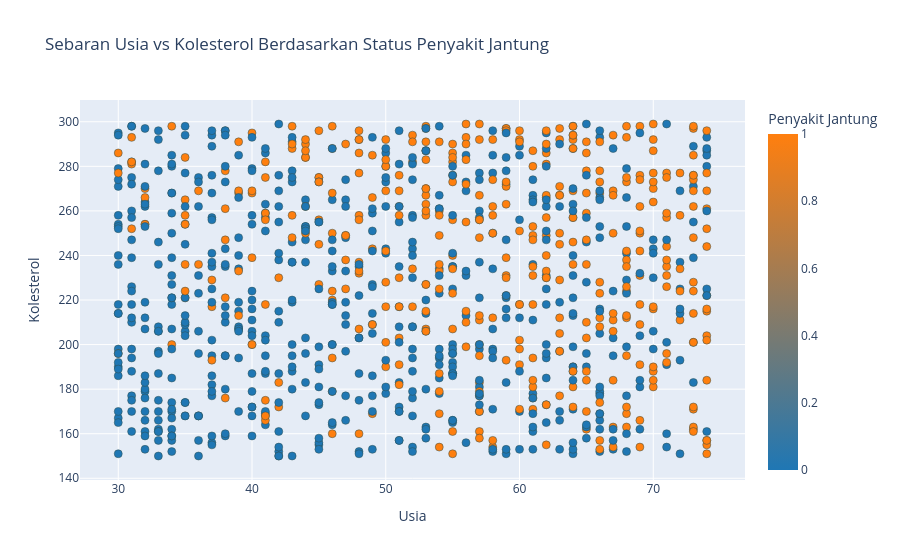
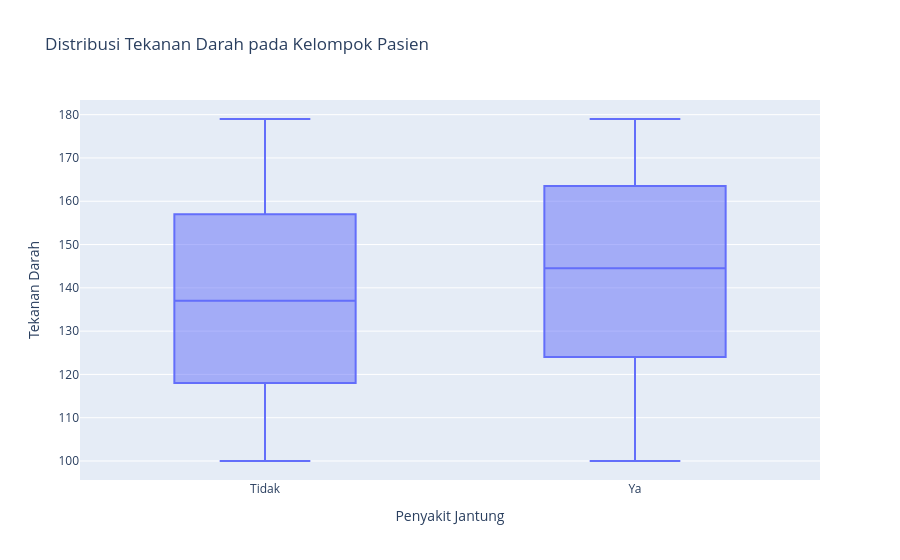

Notebook code for these charts, in order:
### Markdown cell above
### Peran Plotly dalam Visualisasi Data

### Code cell
import plotly.express as px
import plotly.graph_objects as go


fig_age_chol = px.scatter(
    df, x='usia', y='kolesterol', color='penyakit_jantung',
    color_continuous_scale=['#1f77b4', '#ff7f0e'],
    labels={'usia': 'Usia', 'kolesterol': 'Kolesterol', 'penyakit_jantung': 'Penyakit Jantung'},
    title='Sebaran Usia vs Kolesterol Berdasarkan Status Penyakit Jantung'
)
fig_age_chol.update_traces(marker=dict(size=8, line=dict(width=0.5, color='DarkSlateGrey')))
fig_age_chol.show()

fig_box = px.box(
    df, x='penyakit_jantung', y='tekanan_darah',
    labels={'penyakit_jantung': 'Penyakit Jantung', 'tekanan_darah': 'Tekanan Darah'},
    title='Distribusi Tekanan Darah pada Kelompok Pasien'
)
fig_box.update_layout(xaxis=dict(tickmode='array', tickvals=[0, 1], ticktext=['Tidak', 'Ya']))
fig_box.show()

### Figure 1 — Plotly figure (JSON) as saved in the notebook; plotly's stock layout.template omitted (floating-point values rounded to 4 significant figures; data arrays with more than 128 entries replaced by an {"elided": "..."} marker saying what was removed)
{"data": [{"hovertemplate": "Usia=%{x}<br>Kolesterol=%{y}<br>Penyakit Jantung=%{marker.color}<extra></extra>", "legendgroup": "", "marker": {"color": {"elided": "1000 int values"}, "coloraxis": "coloraxis", "line": {"color": "DarkSlateGrey", "width": 0.5}, "size": 8, "symbol": "circle"}, "mode": "markers", "name": "", "orientation": "v", "showlegend": false, "type": "scatter", "x": {"elided": "1000 int values"}, "xaxis": "x", "y": {"elided": "1000 int values"}, "yaxis": "y"}], "layout": {"coloraxis": {"autocolorscale": false, "colorbar": {"title": {"text": "Penyakit Jantung"}}, "colorscale": [[0, "#1f77b4"], [1, "#ff7f0e"]]}, "legend": {"tracegroupgap": 0}, "title": {"text": "Sebaran Usia vs Kolesterol Berdasarkan Status Penyakit Jantung"}, "xaxis": {"anchor": "y", "domain": [0, 1], "title": {"text": "Usia"}}, "yaxis": {"anchor": "x", "domain": [0, 1], "title": {"text": "Kolesterol"}}}}

### Figure 2 — Plotly figure (JSON) as saved in the notebook; plotly's stock layout.template omitted (floating-point values rounded to 4 significant figures; data arrays with more than 128 entries replaced by an {"elided": "..."} marker saying what was removed)
{"data": [{"alignmentgroup": "True", "hovertemplate": "Penyakit Jantung=%{x}<br>Tekanan Darah=%{y}<extra></extra>", "legendgroup": "", "marker": {"color": "#636efa"}, "name": "", "notched": false, "offsetgroup": "", "orientation": "v", "showlegend": false, "type": "box", "x": {"elided": "1000 int values"}, "x0": " ", "xaxis": "x", "y": {"elided": "1000 int values"}, "y0": " ", "yaxis": "y"}], "layout": {"boxmode": "group", "legend": {"tracegroupgap": 0}, "title": {"text": "Distribusi Tekanan Darah pada Kelompok Pasien"}, "xaxis": {"anchor": "y", "domain": [0, 1], "tickmode": "array", "ticktext": ["Tidak", "Ya"], "tickvals": [0, 1], "title": {"text": "Penyakit Jantung"}}, "yaxis": {"anchor": "x", "domain": [0, 1], "title": {"text": "Tekanan Darah"}}}}
